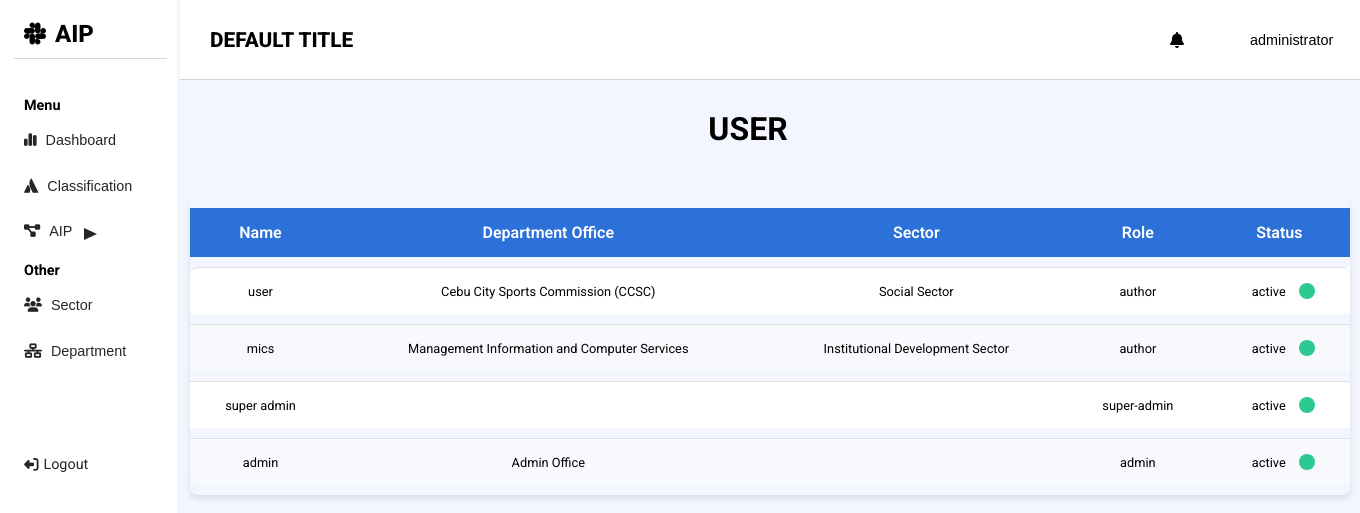
/user.php (signed in), run on the app's committed database.
### tables this page shows
CREATE TABLE `tbl_user` (
  `id` int(11) NOT NULL,
  `department_office` varchar(255) DEFAULT NULL,
  `name` varchar(255) NOT NULL,
  `username` varchar(255) NOT NULL,
  `password` varchar(255) NOT NULL,
  `sector_category` varchar(255) NOT NULL,
  `role` varchar(255) NOT NULL,
  `status` varchar(255) NOT NULL
);

### user.php (called while the page is built)
<?php
include 'src/views/user.view.php';

### user.view.php (the view, shortened to what this page needs)
<?php
include 'src/config/database.php';
if ($_SESSION['role'] === 'admin') {
    $user_query = "SELECT * FROM tbl_user ORDER by id DESC LIMIT 4";
} else {
    $user_query = "SELECT * FROM tbl_user WHERE role !='admin' ORDER by id DESC LIMIT 4";
}
$user_result = mysqli_query($conn, $user_query);
?>
<?php include 'public/components/header.php'; ?>
<div class="hero">
    <div class="sector_header">
        <h1>USER</h1>
    </div>
    <div class="table">
        <table class="table-sector">
            <thead>
                <tr>
                    <th>Name</th>
                    <th>Department Office</th>
                    <th>Sector</th>
                    <th>Role</th>
                    <th>Status</th>
                </tr>
            </thead>
            <?php if (mysqli_num_rows($user_result) > 0): ?>
            <tbody>
                <?php while($user = mysqli_fetch_assoc($user_result)):?>
                    <tr>
                        <td><?= $user['name'] ?></td>
                        <td><?= $user['department_office'] ?></td>
                        <td><?= $user['sector_category'] ?></td>
                        <td><?= $user['role'] ?></td>
                        <td class="active-status">
                             <p><?= $user['status'] ?></p>
                                <?php
                                 if($user['status'] == 'active'){
                                     echo '<span class="status active"></span>';
                                 }else{
                                     echo '<span class="status in-active"></span>';
                                 }
                                 ?>
                        </td>
                    </tr>
                <?php endwhile; ?>
            </tbody>
            <?php else: ?>
                <p>No data found</p>
            <?php endif; ?>
        </table>
    </div>
</div>
</body>
</html>

### style.css (style rules this page uses)
:root { --primary: #10375c; --bg-color: #f4f6ff; --header-color: #2c71d8; --grey-color: rgb(58, 56, 56); }
* { margin: 0; padding: 0; box-sizing: border-box; }
body { font-family: "Roboto", sans-serif; background-color: var(--bg-color); }
.hero { width: 100%; height: 90vh; padding: 10px 20px; }
.hero h1 { color: black; }
.table { position: relative; left: 20px; top: 50px; }
.table-sector { position: relative; right:20px; }
.table table { width: 1160px; border-collapse: separate; border-spacing: 0 10px; font-size: 16px; text-align: center; border-radius: 8px; overflow: hidden; box-shadow: 0 4px 6px rgba(0, 0, 0, 0.1); }
th { padding: 15px; background-color: #2c71d8; color: white; font-weight: 600; }
td { font-size: .8rem; padding: 15px; transition: background-color 0.3s; border-top: 1px solid #e0e0e0; text-align: center; }
tbody tr { background-color: #ffffff; }
tbody tr:nth-child(even) { background-color: #f7f9fc; }
tbody tr:first-child td:first-child { border-top-left-radius: 8px; }
tbody tr:first-child td:last-child { border-top-right-radius: 8px; }
tbody tr:last-child td:first-child { border-bottom-left-radius: 8px; }
tbody tr:last-child td:last-child { border-bottom-right-radius: 8px; }
.sector_header { margin-top: 100px; text-align: center; }
.status { text-align: center; padding: 8px; border-radius: 30px; color: #fff; font-weight: bold; font-size: .7rem; width: 100px; }
.active-status { display: flex; align-items: center; justify-content: center; gap: 5px; }
.active-status p { width: 50px; display: flex; align-items: center; justify-content: center; }
.active-status .status { width: 10px; height:10px; border-radius: 50%; }
.active-status .active { background-color: #2cc990; }

### data on the page
tbl_user: name "user", department_office "Cebu City Sports Commission (CCSC)", sector_category "Social Sector", role "author", status "active"
tbl_user: name "mics", department_office "Management Information and Computer Services", sector_category "Institutional Development Sector", role "author", status "active"
tbl_user: name "super admin", role "super-admin", status "active"
tbl_user: name "admin", department_office "Admin Office", role "admin", status "active"

### other printed values
$_SESSION['username'] "administrator"
